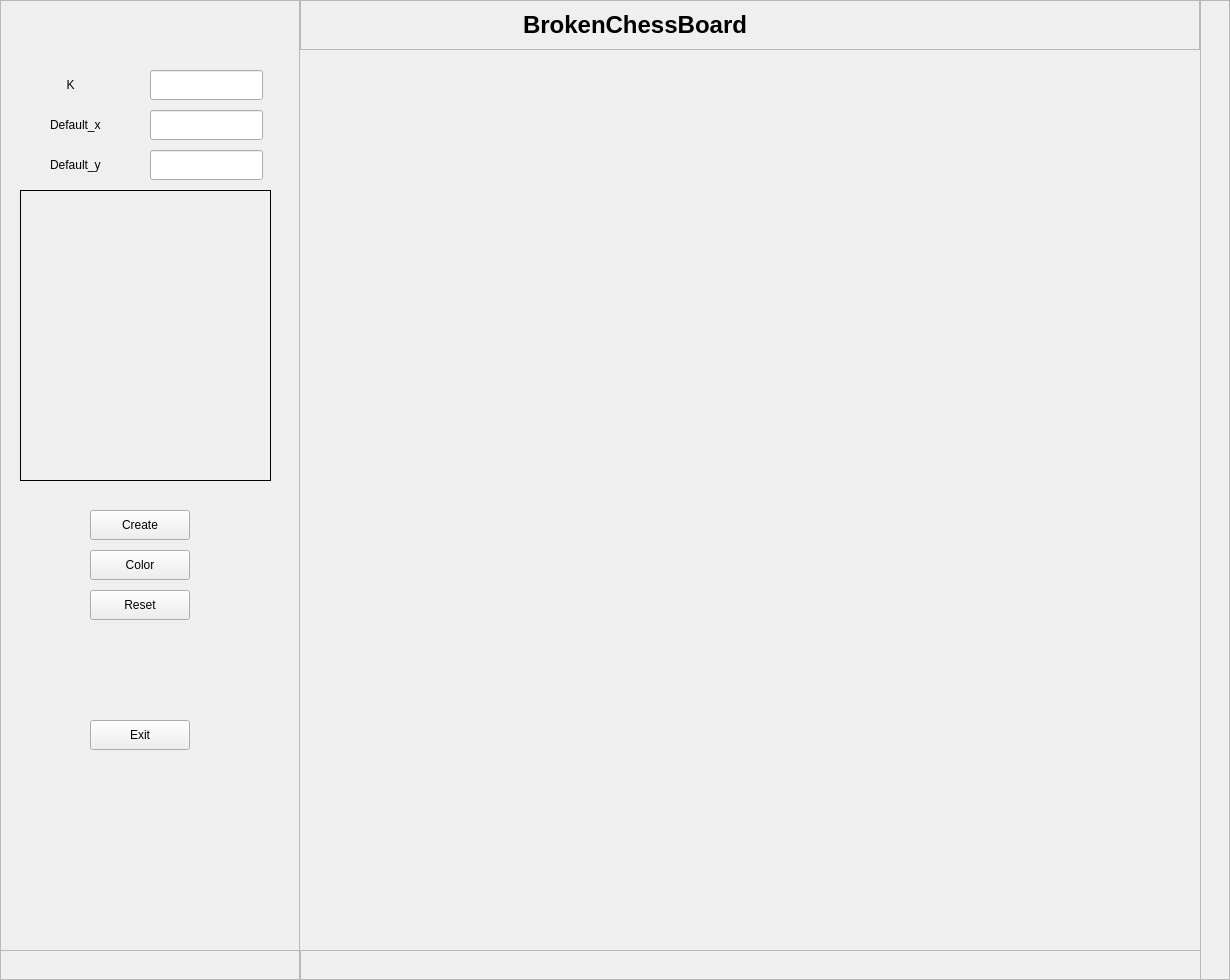
<?xml version="1.0" encoding="UTF-8"?>
<ui version="4.0">
 <class>MainWindow</class>
 <widget class="QMainWindow" name="MainWindow">
  <property name="geometry">
   <rect>
    <x>0</x>
    <y>0</y>
    <width>1230</width>
    <height>980</height>
   </rect>
  </property>
  <property name="windowTitle">
   <string>MainWindow</string>
  </property>
  <property name="styleSheet">
   <string notr="true">font: 25 10pt &quot;微软雅黑 Light&quot;;



</string>
  </property>
  <widget class="QWidget" name="centralwidget">
   <widget class="QFrame" name="frame">
    <property name="geometry">
     <rect>
      <x>0</x>
      <y>0</y>
      <width>300</width>
      <height>981</height>
     </rect>
    </property>
    <property name="styleSheet">
     <string notr="true">background-image: url(:/new/prefix1/123.jpg);
</string>
    </property>
    <property name="frameShape">
     <enum>QFrame::StyledPanel</enum>
    </property>
    <property name="frameShadow">
     <enum>QFrame::Raised</enum>
    </property>
    <widget class="QLabel" name="label">
     <property name="geometry">
      <rect>
       <x>50</x>
       <y>70</y>
       <width>60</width>
       <height>30</height>
      </rect>
     </property>
     <property name="styleSheet">
      <string notr="true">border-image: url(:/new/prefix1/123.jpg);</string>
     </property>
     <property name="text">
      <string>     K</string>
     </property>
    </widget>
    <widget class="QLineEdit" name="lineEdit">
     <property name="geometry">
      <rect>
       <x>150</x>
       <y>70</y>
       <width>113</width>
       <height>30</height>
      </rect>
     </property>
     <property name="styleSheet">
      <string notr="true">border-image: url(:/new/prefix1/123.jpg);</string>
     </property>
    </widget>
    <widget class="QLabel" name="label_2">
     <property name="geometry">
      <rect>
       <x>50</x>
       <y>110</y>
       <width>60</width>
       <height>30</height>
      </rect>
     </property>
     <property name="styleSheet">
      <string notr="true">border-image: url(:/new/prefix1/123.jpg);</string>
     </property>
     <property name="text">
      <string>Default_x</string>
     </property>
    </widget>
    <widget class="QLineEdit" name="lineEdit_2">
     <property name="geometry">
      <rect>
       <x>150</x>
       <y>110</y>
       <width>113</width>
       <height>30</height>
      </rect>
     </property>
     <property name="styleSheet">
      <string notr="true">border-image: url(:/new/prefix1/123.jpg);</string>
     </property>
    </widget>
    <widget class="QLineEdit" name="lineEdit_3">
     <property name="geometry">
      <rect>
       <x>150</x>
       <y>150</y>
       <width>113</width>
       <height>30</height>
      </rect>
     </property>
     <property name="styleSheet">
      <string notr="true">border-image: url(:/new/prefix1/123.jpg);</string>
     </property>
    </widget>
    <widget class="QLabel" name="label_3">
     <property name="geometry">
      <rect>
       <x>50</x>
       <y>150</y>
       <width>60</width>
       <height>30</height>
      </rect>
     </property>
     <property name="styleSheet">
      <string notr="true">border-image: url(:/new/prefix1/123.jpg);</string>
     </property>
     <property name="text">
      <string>Default_y</string>
     </property>
    </widget>
    <widget class="QLabel" name="label_4">
     <property name="geometry">
      <rect>
       <x>20</x>
       <y>190</y>
       <width>251</width>
       <height>291</height>
      </rect>
     </property>
     <property name="styleSheet">
      <string notr="true">border-image: url(:/new/prefix1/123.jpg);</string>
     </property>
     <property name="frameShape">
      <enum>QFrame::Box</enum>
     </property>
     <property name="text">
      <string/>
     </property>
    </widget>
    <widget class="QPushButton" name="pushButton">
     <property name="geometry">
      <rect>
       <x>90</x>
       <y>510</y>
       <width>100</width>
       <height>30</height>
      </rect>
     </property>
     <property name="styleSheet">
      <string notr="true">border-image: url(:/new/prefix1/123.jpg);</string>
     </property>
     <property name="text">
      <string>Create</string>
     </property>
    </widget>
    <widget class="QPushButton" name="pushButton_3">
     <property name="geometry">
      <rect>
       <x>90</x>
       <y>550</y>
       <width>100</width>
       <height>30</height>
      </rect>
     </property>
     <property name="styleSheet">
      <string notr="true">border-image: url(:/new/prefix1/123.jpg);</string>
     </property>
     <property name="text">
      <string>Color</string>
     </property>
    </widget>
    <widget class="QPushButton" name="pushButton_4">
     <property name="geometry">
      <rect>
       <x>90</x>
       <y>590</y>
       <width>100</width>
       <height>30</height>
      </rect>
     </property>
     <property name="styleSheet">
      <string notr="true">border-image: url(:/new/prefix1/123.jpg);</string>
     </property>
     <property name="text">
      <string>Reset</string>
     </property>
    </widget>
    <widget class="QPushButton" name="pushButton_2">
     <property name="geometry">
      <rect>
       <x>90</x>
       <y>720</y>
       <width>100</width>
       <height>30</height>
      </rect>
     </property>
     <property name="styleSheet">
      <string notr="true">border-image: url(:/new/prefix1/123.jpg);</string>
     </property>
     <property name="text">
      <string>Exit</string>
     </property>
    </widget>
    <widget class="QFrame" name="frame_4">
     <property name="geometry">
      <rect>
       <x>0</x>
       <y>950</y>
       <width>1230</width>
       <height>30</height>
      </rect>
     </property>
     <property name="styleSheet">
      <string notr="true">border-image: url(:/new/prefix1/123.jpg);</string>
     </property>
     <property name="frameShape">
      <enum>QFrame::StyledPanel</enum>
     </property>
     <property name="frameShadow">
      <enum>QFrame::Raised</enum>
     </property>
    </widget>
   </widget>
   <widget class="QFrame" name="frame_2">
    <property name="geometry">
     <rect>
      <x>300</x>
      <y>0</y>
      <width>900</width>
      <height>50</height>
     </rect>
    </property>
    <property name="frameShape">
     <enum>QFrame::StyledPanel</enum>
    </property>
    <property name="frameShadow">
     <enum>QFrame::Raised</enum>
    </property>
    <widget class="QLabel" name="label_6">
     <property name="geometry">
      <rect>
       <x>-280</x>
       <y>0</y>
       <width>1230</width>
       <height>50</height>
      </rect>
     </property>
     <property name="styleSheet">
      <string notr="true">background-image: url(:/new/prefix1/123.jpg);</string>
     </property>
     <property name="lineWidth">
      <number>1</number>
     </property>
     <property name="text">
      <string>&lt;html&gt;&lt;head/&gt;&lt;body&gt;&lt;p align=&quot;center&quot;&gt;&lt;span style=&quot; font-size:18pt; font-weight:600;&quot;&gt;BrokenChessBoard&lt;/span&gt;&lt;/p&gt;&lt;/body&gt;&lt;/html&gt;</string>
     </property>
     <property name="textFormat">
      <enum>Qt::AutoText</enum>
     </property>
     <property name="scaledContents">
      <bool>false</bool>
     </property>
    </widget>
   </widget>
   <widget class="QFrame" name="frame_3">
    <property name="geometry">
     <rect>
      <x>1200</x>
      <y>0</y>
      <width>30</width>
      <height>980</height>
     </rect>
    </property>
    <property name="styleSheet">
     <string notr="true">background-image: url(:/new/prefix1/123.jpg);
border-image: url(:/new/prefix1/123.jpg);</string>
    </property>
    <property name="frameShape">
     <enum>QFrame::StyledPanel</enum>
    </property>
    <property name="frameShadow">
     <enum>QFrame::Raised</enum>
    </property>
   </widget>
   <widget class="QFrame" name="frame_5">
    <property name="geometry">
     <rect>
      <x>300</x>
      <y>950</y>
      <width>901</width>
      <height>30</height>
     </rect>
    </property>
    <property name="styleSheet">
     <string notr="true">border-image: url(:/new/prefix1/123.jpg);</string>
    </property>
    <property name="frameShape">
     <enum>QFrame::StyledPanel</enum>
    </property>
    <property name="frameShadow">
     <enum>QFrame::Raised</enum>
    </property>
   </widget>
  </widget>
 </widget>
 <resources/>
 <connections/>
</ui>
